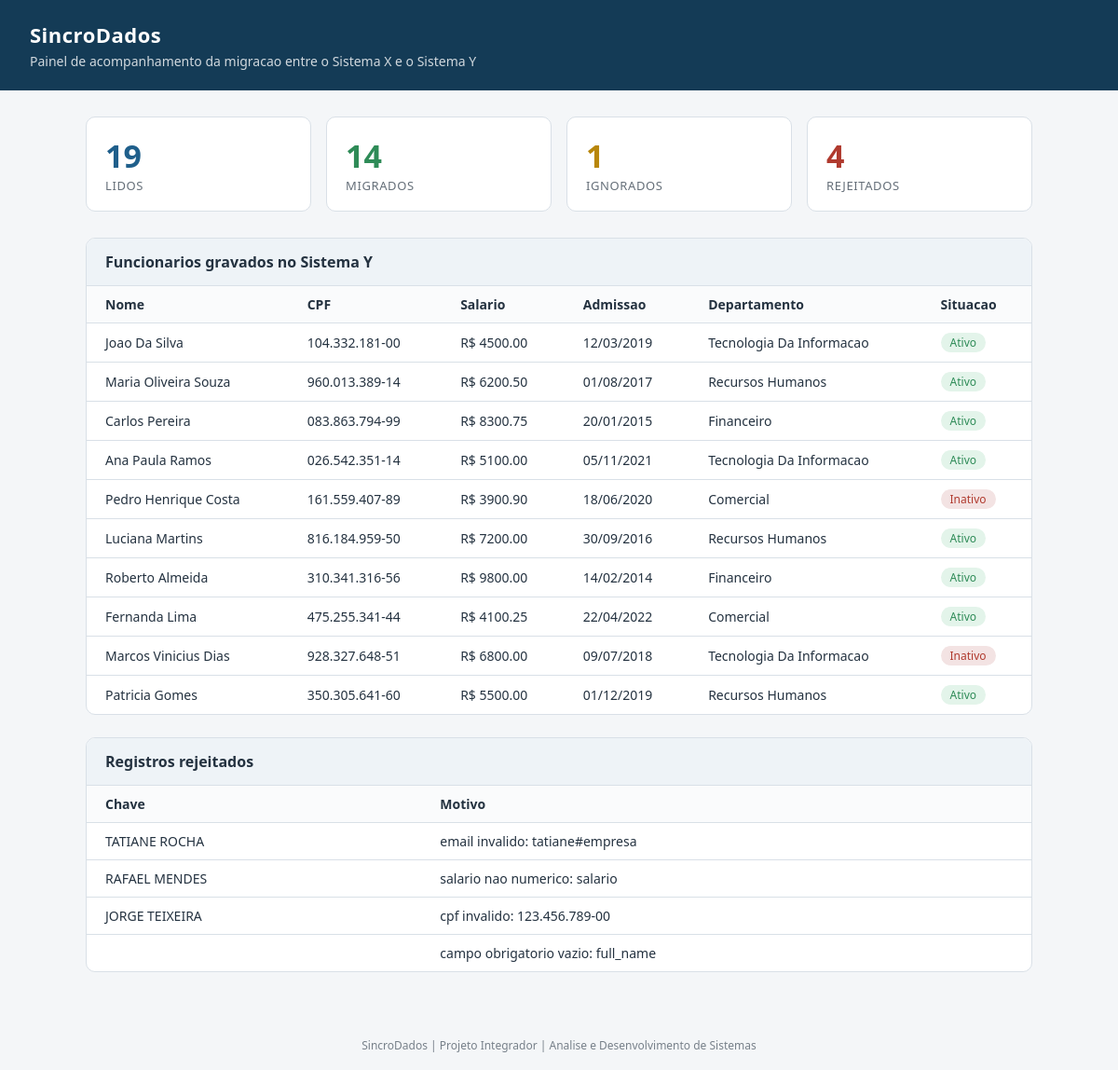
The page / on the database its author committed.
### tables this page shows
CREATE TABLE funcionarios (
                id              INTEGER PRIMARY KEY AUTOINCREMENT,
                nome_completo   TEXT NOT NULL,
                cpf             TEXT NOT NULL UNIQUE,
                salario         REAL NOT NULL,
                data_admissao   TEXT NOT NULL,
                email           TEXT NOT NULL,
                situacao        TEXT NOT NULL,
                id_departamento INTEGER,
                FOREIGN KEY (id_departamento) REFERENCES departamentos (id)
            );

CREATE TABLE departamentos (
                id            INTEGER PRIMARY KEY AUTOINCREMENT,
                codigo_origem TEXT UNIQUE,
                nome          TEXT NOT NULL
            );

### dashboard/app.py (the view)
@app.route("/")
def inicio():
    auditoria = Auditoria(config.BANCO_LOG)
    destino = adapters.AdaptadorSqliteDestino(config.BANCO_DESTINO)
    execucao = auditoria.ultima_execucao()
    rejeitados = auditoria.registros_por_status("rejeitado")
    ignorados = auditoria.registros_por_status("ignorado")
    try:
        funcionarios = destino.listar("funcionarios")
        departamentos = {d["id"]: d["nome"] for d in destino.listar("departamentos")}
        for f in funcionarios:
            f["departamento"] = departamentos.get(f.get("id_departamento"), "")
    except Exception:
        funcionarios = []
    return render_template(
        "index.html",
        execucao=execucao,
        funcionarios=funcionarios,
        rejeitados=rejeitados,
        ignorados=ignorados,
    )

### src/adapters.py (called while the page is built)
    def listar(self, tabela):
        conexao = sqlite3.connect(self.caminho_banco)
        conexao.row_factory = sqlite3.Row
        cursor = conexao.cursor()
        cursor.execute(f"SELECT * FROM {tabela}")
        linhas = [dict(linha) for linha in cursor.fetchall()]
        conexao.close()
        return linhas

### src/audit.py (called while the page is built)
    def _conectar(self):
        return sqlite3.connect(self.caminho_banco)

    def ultima_execucao(self):
        conexao = self._conectar()
        conexao.row_factory = sqlite3.Row
        cursor = conexao.cursor()
        cursor.execute("SELECT * FROM execucao ORDER BY id DESC LIMIT 1")
        linha = cursor.fetchone()
        conexao.close()
        return dict(linha) if linha else None

    def registros_por_status(self, status):
        conexao = self._conectar()
        conexao.row_factory = sqlite3.Row
        cursor = conexao.cursor()
        cursor.execute(
            "SELECT * FROM log_registro WHERE status = ? ORDER BY id DESC",
            (status,),
        )
        linhas = [dict(linha) for linha in cursor.fetchall()]
        conexao.close()
        return linhas

### dashboard/templates/index.html (shortened to what this page needs)
<!DOCTYPE html>
<html lang="pt-br">
<head>
</head>
<body>
  <header>
    <h1>SincroDados</h1>
    <p>Painel de acompanhamento da migracao entre o Sistema X e o Sistema Y</p>
  </header>
  <main>
    <div class="cartoes">
      <div class="cartao lidos">
        <div class="numero">{{ execucao.lidos if execucao else 0 }}</div>
        <div class="rotulo">Lidos</div>
      </div>
      <div class="cartao migrados">
        <div class="numero">{{ execucao.migrados if execucao else 0 }}</div>
        <div class="rotulo">Migrados</div>
      </div>
      <div class="cartao ignorados">
        <div class="numero">{{ execucao.ignorados if execucao else 0 }}</div>
        <div class="rotulo">Ignorados</div>
      </div>
      <div class="cartao rejeitados">
        <div class="numero">{{ execucao.rejeitados if execucao else 0 }}</div>
        <div class="rotulo">Rejeitados</div>
      </div>
    </div>
    <section>
      <h2>Funcionarios gravados no Sistema Y</h2>
      {% if funcionarios %}
      <table>
        <thead>
          <tr>
            <th>Nome</th><th>CPF</th><th>Salario</th>
            <th>Admissao</th><th>Departamento</th><th>Situacao</th>
          </tr>
        </thead>
        <tbody>
          {% for f in funcionarios %}
          <tr>
            <td>{{ f.nome_completo }}</td>
            <td>{{ f.cpf }}</td>
            <td>R$ {{ "%.2f"|format(f.salario) }}</td>
            <td>{{ f.data_admissao }}</td>
            <td>{{ f.departamento }}</td>
            <td>
              {% if f.situacao == "Ativo" %}
                <span class="tag ativo">Ativo</span>
              {% else %}
                <span class="tag inativo">Inativo</span>
              {% endif %}
            </td>
          </tr>
          {% endfor %}
        </tbody>
      </table>
      {% else %}
      <div class="vazio">Nenhum funcionario gravado. Execute a sincronizacao primeiro.</div>
      {% endif %}
    </section>
    <section>
      <h2>Registros rejeitados</h2>
      {% if rejeitados %}
      <table>
        <thead><tr><th>Chave</th><th>Motivo</th></tr></thead>
        <tbody>
          {% for r in rejeitados %}
          <tr><td>{{ r.chave }}</td><td>{{ r.detalhe }}</td></tr>
          {% endfor %}
        </tbody>
      </table>
      {% else %}
      <div class="vazio">Nenhum registro rejeitado.</div>
      {% endif %}
    </section>
  </main>
  <footer>SincroDados | Projeto Integrador | Analise e Desenvolvimento de Sistemas</footer>
</body>
</html>

### dashboard/templates/index.html (style rules this page uses)
:root { --azul: #1f5f8b; --azul_escuro: #143b56; --verde: #2e8b57; --cinza: #f4f6f8; --texto: #243240; --borda: #d9e0e7; }
* { box-sizing: border-box; }
body { margin: 0; font-family: "Segoe UI", Arial, sans-serif; background: var(--cinza); color: var(--texto); }
header { background: var(--azul_escuro); color: #fff; padding: 22px 32px; }
header h1 { margin: 0; font-size: 22px; letter-spacing: 0.5px; }
header p { margin: 4px 0 0; opacity: 0.8; font-size: 14px; }
main { padding: 28px 32px; max-width: 1080px; margin: 0 auto; }
.cartoes { display: flex; gap: 16px; flex-wrap: wrap; margin-bottom: 28px; }
.cartao { flex: 1 1 180px; background: #fff; border: 1px solid var(--borda); border-radius: 10px; padding: 18px 20px; }
.cartao .numero { font-size: 34px; font-weight: 700; }
.cartao .rotulo { font-size: 13px; text-transform: uppercase; letter-spacing: 0.6px; opacity: 0.7; }
.cartao.lidos .numero { color: var(--azul); }
.cartao.migrados .numero { color: var(--verde); }
.cartao.ignorados .numero { color: #b8860b; }
.cartao.rejeitados .numero { color: #b03a2e; }
section { background: #fff; border: 1px solid var(--borda); border-radius: 10px; margin-bottom: 24px; overflow: hidden; }
section h2 { margin: 0; padding: 14px 20px; font-size: 16px; background: #eef3f7; border-bottom: 1px solid var(--borda); }
table { width: 100%; border-collapse: collapse; font-size: 14px; }
th, td { padding: 10px 20px; text-align: left; border-bottom: 1px solid var(--borda); }
th { background: #fafbfc; font-weight: 600; }
tr:last-child td { border-bottom: none; }
.tag { display: inline-block; padding: 2px 10px; border-radius: 20px; font-size: 12px; }
.ativo { background: #e3f4ea; color: var(--verde); }
.inativo { background: #f3e3e3; color: #b03a2e; }
footer { text-align: center; padding: 18px; font-size: 12px; opacity: 0.6; }

### rows shown on the page
funcionarios: nome_completo "Joao Da Silva", cpf "104.332.181-00", salario "4500.00", data_admissao "12/03/2019"
departamentos: departamento "Tecnologia Da Informacao" "Tecnologia Da Informacao" "Tecnologia Da Informacao"
funcionarios: nome_completo "Maria Oliveira Souza", cpf "960.013.389-14", salario "6200.50", data_admissao "01/08/2017"
departamentos: departamento "Recursos Humanos" "Recursos Humanos" "Recursos Humanos"
funcionarios: nome_completo "Carlos Pereira", cpf "083.863.794-99", salario "8300.75", data_admissao "20/01/2015"
departamentos: departamento "Financeiro" "Financeiro"
funcionarios: nome_completo "Ana Paula Ramos", cpf "026.542.351-14", salario "5100.00", data_admissao "05/11/2021"
funcionarios: nome_completo "Pedro Henrique Costa", cpf "161.559.407-89", salario "3900.90", data_admissao "18/06/2020"
departamentos: departamento "Comercial" "Comercial"
funcionarios: nome_completo "Luciana Martins", cpf "816.184.959-50", salario "7200.00", data_admissao "30/09/2016"
funcionarios: nome_completo "Roberto Almeida", cpf "310.341.316-56", salario "9800.00", data_admissao "14/02/2014"
funcionarios: nome_completo "Fernanda Lima", cpf "475.255.341-44", salario "4100.25", data_admissao "22/04/2022"
funcionarios: nome_completo "Marcos Vinicius Dias", cpf "928.327.648-51", salario "6800.00", data_admissao "09/07/2018"
funcionarios: nome_completo "Patricia Gomes", cpf "350.305.641-60", salario "5500.00", data_admissao "01/12/2019"

### other values the page prints
{{ execucao.lidos if execucao else 0 }} "19"
{{ execucao.migrados if execucao else 0 }} "14"
{{ execucao.ignorados if execucao else 0 }} "1"
{{ execucao.rejeitados if execucao else 0 }} "4"
{{ r.chave }} "TATIANE ROCHA" "RAFAEL MENDES" "JORGE TEIXEIRA"
{{ r.detalhe }} "email invalido: tatiane#empresa" "salario nao numerico: salario" "cpf invalido: 123.456.789-00" "campo obrigatorio vazio: full_name"
